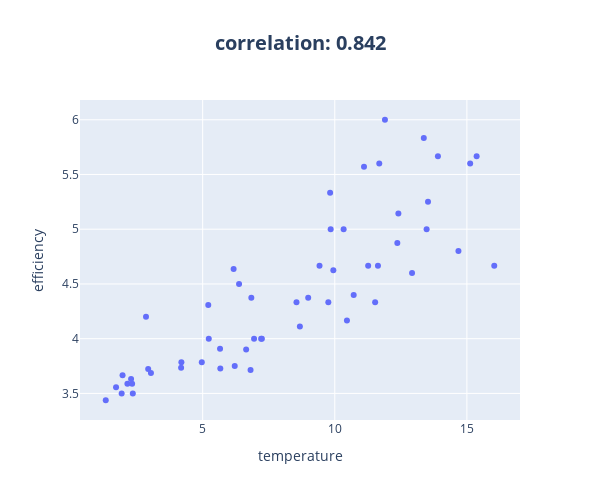

The cell this chart's notebook holds for it:
### Markdown cell above
Finally we can show the correlation between the temperature and the efficency.

### Code cell
fig = px.scatter(df_efficiency, x="temperature", y="efficiency", title=f"<b>correlation: {df_efficiency.corr().iloc[0,1]:.3f}</b>")
fig.update_layout(width=600, height=500,title_x=0.5, title={"font":{"size":20}})

### Figure 1 — Plotly figure (JSON) as saved in the notebook; plotly's stock layout.template omitted (floating-point values rounded to 4 significant figures)
{"data": [{"hovertemplate": "temperature=%{x}<br>efficiency=%{y}<extra></extra>", "legendgroup": "", "marker": {"color": "#636efa", "symbol": "circle"}, "mode": "markers", "name": "", "orientation": "v", "showlegend": false, "type": "scatter", "x": [2.357, 4.967, 2.939, 2.291, 1.934, 6.214, 12.37, 13.37, 11.11, 8.551, 7.241, 8.68, 11.68, 9.824, 6.172, 1.332, 2.152, 1.722, 1.968, 3.043, 4.195, 2.331, 5.231, 5.212, 6.378, 9.946, 12.41, 9.423, 4.184, 8.994, 15.12, 9.845, 5.669, 6.812, 10.46, 13.53, 12.93, 11.9, 11.53, 13.48, 16.04, 13.9, 10.72, 9.756, 6.947, 7.214, 14.68, 15.37, 11.63, 10.34, 11.26, 6.842, 6.646, 5.658, 2.856], "xaxis": "x", "y": [3.5, 3.786, 3.722, 3.632, 3.5, 3.75, 4.875, 5.833, 5.571, 4.333, 4, 4.111, 5.6, 5.333, 4.636, 3.438, 3.588, 3.556, 3.667, 3.688, 3.786, 3.588, 4, 4.308, 4.5, 4.625, 5.143, 4.667, 3.733, 4.375, 5.6, 5, 3.727, 3.714, 4.167, 5.25, 4.6, 6, 4.333, 5, 4.667, 5.667, 4.4, 4.333, 4, 4, 4.8, 5.667, 4.667, 5, 4.667, 4.375, 3.9, 3.909, 4.2], "yaxis": "y"}], "layout": {"height": 500, "legend": {"tracegroupgap": 0}, "title": {"font": {"size": 20}, "text": "<b>correlation: 0.842</b>", "x": 0.5}, "width": 600, "xaxis": {"anchor": "y", "domain": [0, 1], "title": {"text": "temperature"}}, "yaxis": {"anchor": "x", "domain": [0, 1], "title": {"text": "efficiency"}}}}
